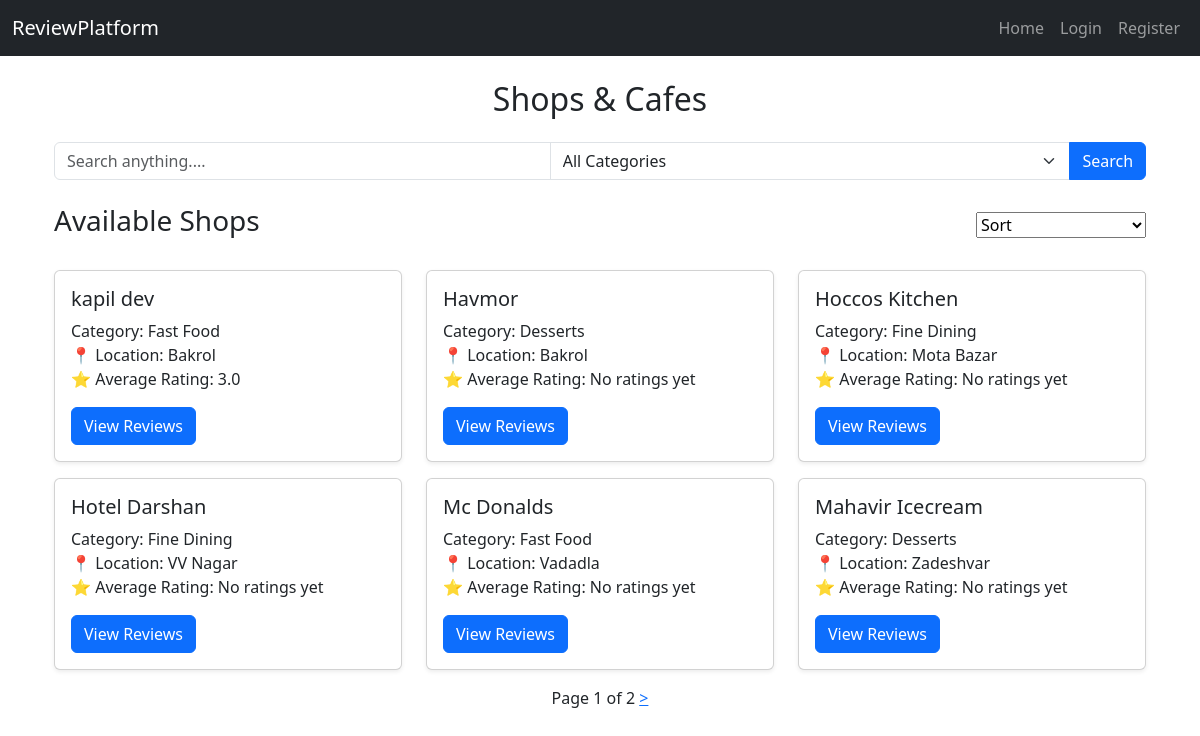
The page / on the database its author committed.
### reviews/models.py (models this page shows, shortened)
class Shop(models.Model):
    category_choices = [
        ('fast-food','Fast Food'),
        ('cafe','Cafe'),
        ('fine-dining','Fine Dining'),
        ('light-meals','Light Meals'),
        ('desserts','Desserts'),
    ]
    name = models.CharField(max_length=50)
    category = models.CharField(max_length=50, choices=category_choices, default='other')
    location = models.CharField(max_length=50)
    added_by = models.ForeignKey(User,on_delete=models.CASCADE)
    created_at = models.DateTimeField(auto_now_add=True)
    def avg_rating(self):
        reviews = self.reviews.all()
        total = sum([review.rating for review in reviews])
        return round(total/reviews.count(),1) if reviews.count()>0 else 0

class Review(models.Model):
    shop = models.ForeignKey(Shop, on_delete=models.CASCADE, related_name='reviews')
    user = models.ForeignKey(User, on_delete=models.CASCADE)
    rating = models.IntegerField()
    comment = models.TextField()
    created_at = models.DateTimeField(auto_now_add=True)
    upv = models.IntegerField(default=0)
    dnv = models.IntegerField(default=0)
    upvoted_by = models.ManyToManyField(User, related_name='upvoted', blank=True)
    downvoted_by = models.ManyToManyField(User, related_name='downvoted', blank=True)

### reviews/views.py (the view)
# urls.py: path('', views.index, name='home'),
def index(request):
    shops = Shop.objects.all()
    cat = request.GET.get('category')
    query = request.GET.get('search')
    if query:
        shops = shops.filter(name__icontains=query)
    if cat and cat!='category':
        shops = shops.filter(category=cat)
    categories = Shop.category_choices
    sort = request.GET.get('sort')
    if sort == 'desc-rating':
        shops = shops.annotate(avg_rating=Avg('reviews__rating')).order_by('-avg_rating')
    elif sort == "desc-review":
        shops = shops.annotate(num_reviews=Count('reviews')).order_by('-num_reviews')
    elif sort == "new":
        shops = shops.order_by('-created_at')
    paginator = Paginator(shops, 6)
    pnumber = request.GET.get('page')
    try:
        sh = paginator.page(pnumber)
    except PageNotAnInteger:
        sh = paginator.page(1)
    except EmptyPage:
        sh = paginator.page(paginator.num_pages)
    return render(request, 'reviews/index.html',{'shops':shops, 'categories':categories, 'sh':sh})

### reviews/templates/reviews/index.html (shortened to what this page needs)
{% extends "reviews/base.html" %}
{% block content %}
<div class="container mt-4">
  <h2 class="mb-4 text-center">Shops & Cafes</h2>
  <form method="get" class="mb-4">
    <div class="input-group mb-4">
      <input type="text" placeholder="Search anything...." name="search" class="form-control" value="{{ request.GET.search }}">
      <select class="form-select" name="category">
        <option value="category">All Categories</option>
      </select>
      <input type="submit" value="Search" class="btn btn-primary">
      </div>
      <div class="sort">
        <h3>Available Shops</h3>
        <select class="sort" name="sort" onchange="this.form.submit()">
          <option value="">Sort</option>
        </select>
      </div>
  </form>
  <div class="row">
    {% for shop in sh %}
    <div class="col-md-4 mb-3">
      <div class="card shadow-sm">
        <div class="card-body">
          <h5 class="card-title">{{ shop.name }}</h5>
          <p class="card-text">
            Category: {{ shop.get_category_display }} <br>
            📍 Location: {{ shop.location }} <br>
            ⭐ Average Rating: {{ shop.avg_rating|default:"No ratings yet" }}
          </p>
          <a href="{% url 'shop_detail' shop.id %}" class="btn btn-primary">View Reviews</a>
        </div>
      </div>
    </div>
    {% endfor %}
  </div>
    <center>
      <span class="current">
          Page {{ sh.number }} of {{ sh.paginator.num_pages }}
      </span>
      {%if sh.has_next %}
          <a href="?page={{ sh.next_page_number }}&search={{ request.GET.search }}&category={{ request.GET.category }}&sort={{ request.GET.sort }}">></a>
      {% endif %}
    </center>
  </div>
{% endblock %}

### reviews/templates/reviews/base.html (shortened to what this page needs)
{% load static %}
<!DOCTYPE html>
<html lang="en">
<head>
    <link rel="stylesheet" href="https://cdn.jsdelivr.net/npm/bootstrap@5.3.8/dist/css/bootstrap.min.css" rel="stylesheet">
    <link rel="stylesheet" href="{% static 'styles/styles.css' %}">
</head>
<body>
  <nav class="navbar navbar-expand-lg navbar-dark bg-dark">
    <div class="container-fluid">
      <a class="navbar-brand" href="/">ReviewPlatform</a>
      <div class="collapse navbar-collapse">
        <ul class="navbar-nav ms-auto">
          {% if user.is_authenticated %}
          <li class="nav-item"><a class="nav-link" href="/">Home</a></li>
          <li class="nav-item"><a class="nav-link" href="/add-shop/">Add Shop</a></li>
          <li class="nav-item"><a class="nav-link" href="/del-shop/">Delete Shop</a></li>
          <li class="nav-item"><a class="nav-link" href="/upd-shop/">Update Shop</a></li>
          <li class="nav-item"><a class="nav-link" href="{% url 'logout' %}">Logout</a></li>
          {% else %}
          <li class="nav-item"><a class="nav-link" href="/">Home</a></li>
          <li class="nav-item"><a class="nav-link" href="/login/">Login</a></li>
          <li class="nav-item"><a class="nav-link" href="/register/">Register</a></li>
          {% endif %}
        </ul>
      </div>
    </div>
  </nav>
  <div class="container mt-3">
    {% block content %}{% endblock %}
  </div>
</body>
</html>

### reviews/static/styles/styles.css (style rules this page uses)
.sort { display: flex; justify-content: space-between; align-items: center; }

### rows shown on the page
Shop: name "kapil dev", category "Fast Food", location "Bakrol", avg_rating "3.0"
Shop: name "Havmor", category "Desserts", location "Bakrol", avg_rating "No ratings yet"
Shop: name "Hoccos Kitchen", category "Fine Dining", location "Mota Bazar", avg_rating "No ratings yet"
Shop: name "Hotel Darshan", category "Fine Dining", location "VV Nagar", avg_rating "No ratings yet"
Shop: name "Mc Donalds", category "Fast Food", location "Vadadla", avg_rating "No ratings yet"
Shop: name "Mahavir Icecream", category "Desserts", location "Zadeshvar", avg_rating "No ratings yet"

### other values the page prints
{{ sh.number }} "1"
{{ sh.paginator.num_pages }} "2"
